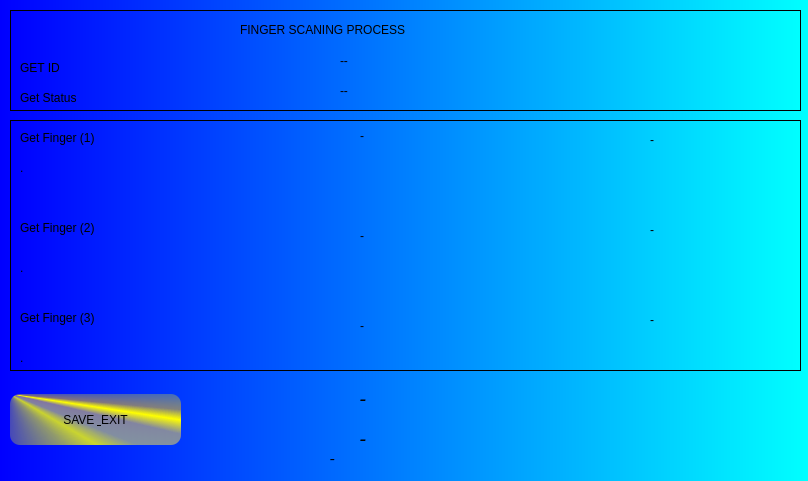
<?xml version="1.0" encoding="UTF-8"?>
<ui version="4.0">
 <class>Signature</class>
 <widget class="QWidget" name="Signature">
  <property name="geometry">
   <rect>
    <x>0</x>
    <y>0</y>
    <width>808</width>
    <height>481</height>
   </rect>
  </property>
  <property name="windowTitle">
   <string>Form</string>
  </property>
  <property name="styleSheet">
   <string notr="true">font: italic 11pt &quot;Serif&quot;;
color:black;
 background: qlineargradient( x1:0 y1:0, x2:1 y2:0, stop:0 blue, stop:1 cyan);</string>
  </property>
  <widget class="QPushButton" name="pushButton">
   <property name="geometry">
    <rect>
     <x>10</x>
     <y>394</y>
     <width>171</width>
     <height>51</height>
    </rect>
   </property>
   <property name="styleSheet">
    <string notr="true">border-radius:10px;
background:qconicalgradient(cx:0, cy:0, angle:135, stop:0 rgba(255, 255, 0, 69), stop:0.375 rgba(255, 255, 0, 69), stop:0.423533 rgba(251, 255, 0, 145), stop:0.45 rgba(247, 255, 0, 208), stop:0.477581 rgba(255, 244, 71, 130), stop:0.518717 rgba(255, 218, 71, 130), stop:0.55 rgba(255, 255, 0, 255), stop:0.57754 rgba(255, 203, 0, 130), stop:0.625 rgba(255, 255, 0, 69), stop:1 rgba(255, 255, 0, 69));
color:black;</string>
   </property>
   <property name="text">
    <string>SAVE &amp; EXIT</string>
   </property>
  </widget>
  <widget class="QFrame" name="frame">
   <property name="geometry">
    <rect>
     <x>10</x>
     <y>10</y>
     <width>791</width>
     <height>101</height>
    </rect>
   </property>
   <property name="frameShape">
    <enum>QFrame::StyledPanel</enum>
   </property>
   <property name="frameShadow">
    <enum>QFrame::Raised</enum>
   </property>
   <widget class="QLabel" name="l_GetId">
    <property name="geometry">
     <rect>
      <x>10</x>
      <y>50</y>
      <width>101</width>
      <height>16</height>
     </rect>
    </property>
    <property name="styleSheet">
     <string notr="true">background:transparent;</string>
    </property>
    <property name="text">
     <string>GET ID</string>
    </property>
   </widget>
   <widget class="QLabel" name="l_GetStatus">
    <property name="geometry">
     <rect>
      <x>10</x>
      <y>80</y>
      <width>91</width>
      <height>16</height>
     </rect>
    </property>
    <property name="styleSheet">
     <string notr="true">background:transparent;</string>
    </property>
    <property name="text">
     <string>Get Status</string>
    </property>
   </widget>
   <widget class="QLabel" name="l_GetId_Ans">
    <property name="geometry">
     <rect>
      <x>330</x>
      <y>40</y>
      <width>211</width>
      <height>21</height>
     </rect>
    </property>
    <property name="styleSheet">
     <string notr="true">background:transparent;</string>
    </property>
    <property name="text">
     <string>--</string>
    </property>
   </widget>
   <widget class="QLabel" name="l_GetStatus_Ans">
    <property name="geometry">
     <rect>
      <x>330</x>
      <y>70</y>
      <width>251</width>
      <height>21</height>
     </rect>
    </property>
    <property name="styleSheet">
     <string notr="true">background:transparent;</string>
    </property>
    <property name="text">
     <string>--</string>
    </property>
   </widget>
   <widget class="QLabel" name="l_TestConnect">
    <property name="geometry">
     <rect>
      <x>230</x>
      <y>10</y>
      <width>341</width>
      <height>20</height>
     </rect>
    </property>
    <property name="styleSheet">
     <string notr="true">background:transparent;
font: italic 16pt &quot;Serif&quot;;</string>
    </property>
    <property name="text">
     <string>FINGER SCANING PROCESS</string>
    </property>
   </widget>
  </widget>
  <widget class="QFrame" name="frame_2">
   <property name="geometry">
    <rect>
     <x>10</x>
     <y>120</y>
     <width>791</width>
     <height>251</height>
    </rect>
   </property>
   <property name="frameShape">
    <enum>QFrame::StyledPanel</enum>
   </property>
   <property name="frameShadow">
    <enum>QFrame::Raised</enum>
   </property>
   <widget class="QLabel" name="l_GetFinger1">
    <property name="geometry">
     <rect>
      <x>10</x>
      <y>10</y>
      <width>231</width>
      <height>16</height>
     </rect>
    </property>
    <property name="styleSheet">
     <string notr="true">background:transparent;</string>
    </property>
    <property name="text">
     <string>Get Finger (1)</string>
    </property>
   </widget>
   <widget class="QLabel" name="l_getimage1_Ans">
    <property name="geometry">
     <rect>
      <x>350</x>
      <y>0</y>
      <width>141</width>
      <height>31</height>
     </rect>
    </property>
    <property name="styleSheet">
     <string notr="true">background:transparent;
font: italic 16pt &quot;Serif&quot;;
color:black;</string>
    </property>
    <property name="text">
     <string>-</string>
    </property>
   </widget>
   <widget class="QLabel" name="l_gener_ans">
    <property name="geometry">
     <rect>
      <x>640</x>
      <y>10</y>
      <width>141</width>
      <height>20</height>
     </rect>
    </property>
    <property name="styleSheet">
     <string notr="true">background:transparent;</string>
    </property>
    <property name="text">
     <string>-</string>
    </property>
   </widget>
   <widget class="QLabel" name="l_GetFinger2">
    <property name="geometry">
     <rect>
      <x>10</x>
      <y>100</y>
      <width>261</width>
      <height>16</height>
     </rect>
    </property>
    <property name="styleSheet">
     <string notr="true">background:transparent;</string>
    </property>
    <property name="text">
     <string>Get Finger (2)</string>
    </property>
   </widget>
   <widget class="QLabel" name="l_GetFinger3">
    <property name="geometry">
     <rect>
      <x>10</x>
      <y>190</y>
      <width>281</width>
      <height>16</height>
     </rect>
    </property>
    <property name="styleSheet">
     <string notr="true">font: italic 11pt &quot;Serif&quot;;
background:transparent;</string>
    </property>
    <property name="text">
     <string>Get Finger (3)</string>
    </property>
   </widget>
   <widget class="QLabel" name="l_getimage2_ans">
    <property name="geometry">
     <rect>
      <x>350</x>
      <y>100</y>
      <width>131</width>
      <height>31</height>
     </rect>
    </property>
    <property name="styleSheet">
     <string notr="true">background:transparent;
font: italic 16pt &quot;Serif&quot;;
color:black;</string>
    </property>
    <property name="text">
     <string>-</string>
    </property>
   </widget>
   <widget class="QLabel" name="l_gener2_ans">
    <property name="geometry">
     <rect>
      <x>640</x>
      <y>100</y>
      <width>141</width>
      <height>20</height>
     </rect>
    </property>
    <property name="styleSheet">
     <string notr="true">background:transparent;</string>
    </property>
    <property name="text">
     <string>-</string>
    </property>
   </widget>
   <widget class="QLabel" name="l_getimage3_ans">
    <property name="geometry">
     <rect>
      <x>350</x>
      <y>190</y>
      <width>121</width>
      <height>31</height>
     </rect>
    </property>
    <property name="styleSheet">
     <string notr="true">background:transparent;
font: italic 16pt &quot;Serif&quot;;
color:black;</string>
    </property>
    <property name="text">
     <string>-</string>
    </property>
   </widget>
   <widget class="QLabel" name="l_gener3_ans">
    <property name="geometry">
     <rect>
      <x>640</x>
      <y>190</y>
      <width>141</width>
      <height>20</height>
     </rect>
    </property>
    <property name="styleSheet">
     <string notr="true">background:transparent;</string>
    </property>
    <property name="text">
     <string>-</string>
    </property>
   </widget>
   <widget class="QLabel" name="lPic_1">
    <property name="geometry">
     <rect>
      <x>10</x>
      <y>40</y>
      <width>761</width>
      <height>16</height>
     </rect>
    </property>
    <property name="styleSheet">
     <string notr="true">background:transparent;</string>
    </property>
    <property name="text">
     <string>.</string>
    </property>
   </widget>
   <widget class="QLabel" name="lPic_2">
    <property name="geometry">
     <rect>
      <x>10</x>
      <y>140</y>
      <width>761</width>
      <height>16</height>
     </rect>
    </property>
    <property name="styleSheet">
     <string notr="true">background:transparent;</string>
    </property>
    <property name="text">
     <string>.</string>
    </property>
   </widget>
   <widget class="QLabel" name="lPic_3">
    <property name="geometry">
     <rect>
      <x>10</x>
      <y>230</y>
      <width>761</width>
      <height>16</height>
     </rect>
    </property>
    <property name="styleSheet">
     <string notr="true">background:transparent;</string>
    </property>
    <property name="text">
     <string>.</string>
    </property>
   </widget>
  </widget>
  <widget class="QLabel" name="l_store">
   <property name="geometry">
    <rect>
     <x>330</x>
     <y>450</y>
     <width>151</width>
     <height>16</height>
    </rect>
   </property>
   <property name="font">
    <font>
     <family>Serif</family>
     <pointsize>11</pointsize>
     <weight>50</weight>
     <italic>true</italic>
     <bold>false</bold>
    </font>
   </property>
   <property name="styleSheet">
    <string notr="true">background:transparent;</string>
   </property>
   <property name="text">
    <string>-</string>
   </property>
  </widget>
  <widget class="QLabel" name="l_Merge">
   <property name="enabled">
    <bool>true</bool>
   </property>
   <property name="geometry">
    <rect>
     <x>360</x>
     <y>390</y>
     <width>111</width>
     <height>16</height>
    </rect>
   </property>
   <property name="font">
    <font>
     <family>Serif</family>
     <pointsize>14</pointsize>
     <weight>50</weight>
     <italic>true</italic>
     <bold>false</bold>
    </font>
   </property>
   <property name="styleSheet">
    <string notr="true">background:transparent;
font: italic 14pt &quot;Serif&quot;;</string>
   </property>
   <property name="text">
    <string>-</string>
   </property>
  </widget>
  <widget class="QLabel" name="l_Result">
   <property name="geometry">
    <rect>
     <x>360</x>
     <y>430</y>
     <width>111</width>
     <height>16</height>
    </rect>
   </property>
   <property name="font">
    <font>
     <family>Serif</family>
     <pointsize>14</pointsize>
     <weight>50</weight>
     <italic>true</italic>
     <bold>false</bold>
    </font>
   </property>
   <property name="styleSheet">
    <string notr="true">font: italic 14pt &quot;Serif&quot;;
background:transparent;
</string>
   </property>
   <property name="text">
    <string>-</string>
   </property>
  </widget>
  <zorder>frame_2</zorder>
  <zorder>frame</zorder>
  <zorder>pushButton</zorder>
  <zorder>l_store</zorder>
  <zorder>l_Merge</zorder>
  <zorder>l_Result</zorder>
 </widget>
 <resources/>
 <connections/>
</ui>
